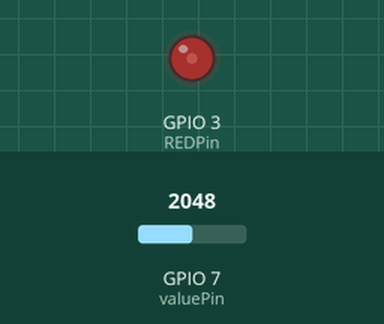
This sketch was run on a simulated ESP32. Shown: output pins drawn as LEDs (lit = HIGH). Inputs (shaded band) come from the test bench; at power-on: GPIO 7 (valuePin) = 2048.

Above: at 1.2 s.
1.3 s: GPIO 7 (valuePin) set to 2866
At 2.5 s:
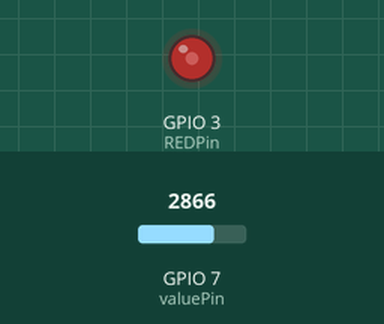
2.8 s: GPIO 7 (valuePin) set to 0
At 3.8 s:
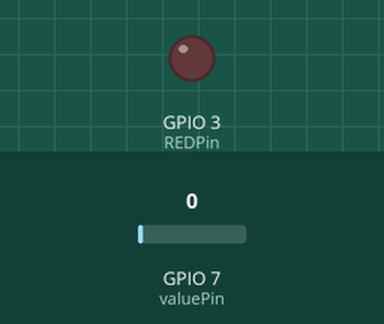
4.3 s: GPIO 7 (valuePin) set to 2047
At 5.0 s:
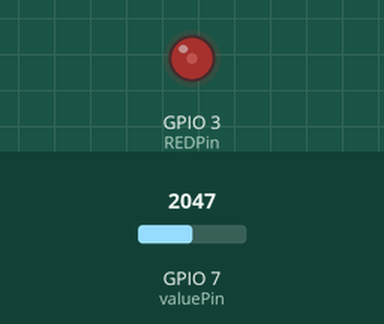
Timing chart, 0 to 7.3 s (numbered marks = the images above; inputs shaded):
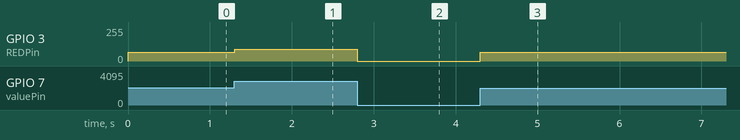

The sketch:

motor_PWM.ino
```cpp
  uint8_t REDPin = 3;
  int PWMFreq = 5000;
  int REDChannel = 0;
  int PWMResolution = 10;
  int MAX_DUTY_CYCLE = 1023;
  int valuePin = 7;

void setup()
{
  ledcSetup(REDChannel, PWMFreq, PWMResolution);
  ledcAttachPin(REDPin, REDChannel);
  //pinMode(valuePin,INPUT);
  Serial.begin(115200);
}


void loop()
{

  float turnValue = analogRead(valuePin);

  int dutyCycle = (turnValue/8);

  ledcWrite(REDChannel, dutyCycle);

}
```

Measured:
- after the input at 1.3 s, GPIO 3 (REDPin): 64/255 → 89/255 at once
- after the input at 2.8 s, GPIO 3 (REDPin): 89/255 → 0/255 at once
- after the input at 4.3 s, GPIO 3 (REDPin): 0/255 → 64/255 at once
